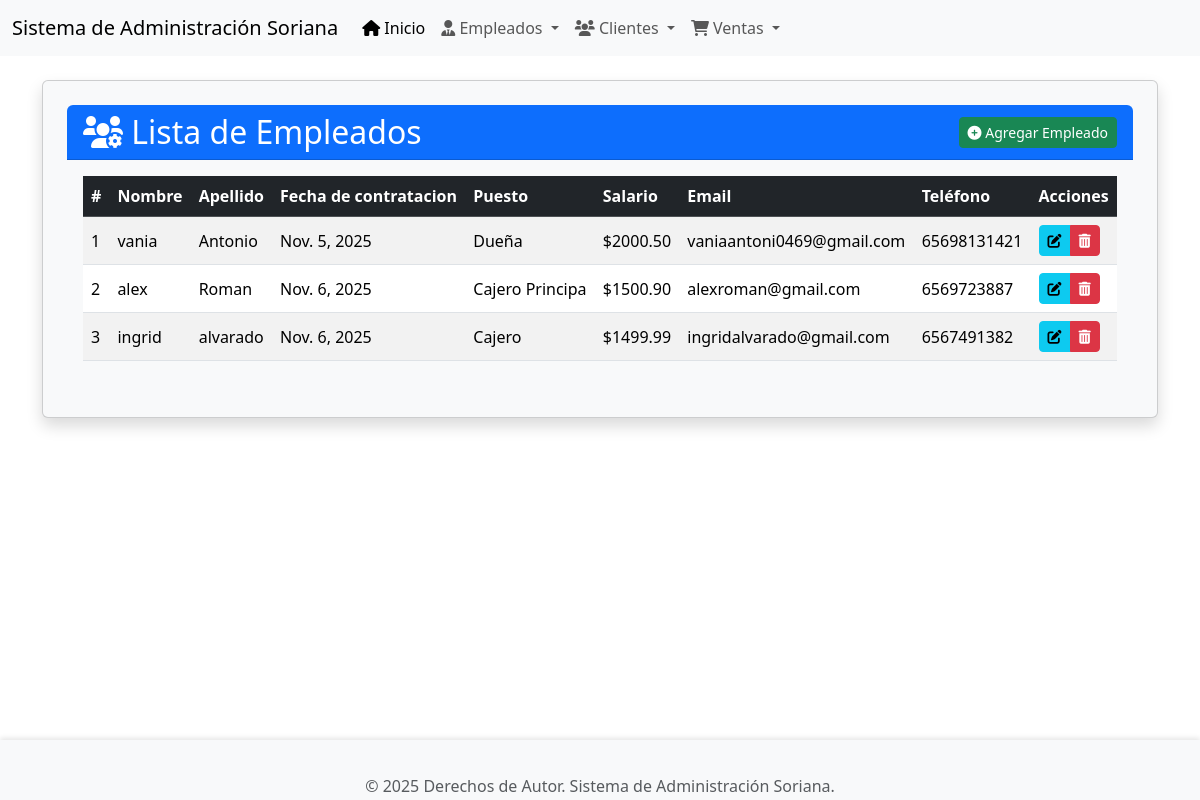
/empleados/, run on the app's committed database.
### app_Soriana/models.py (models this page shows, shortened)
class Empleado(models.Model):
    nombre = models.CharField(max_length=100)
    apellido = models.CharField(max_length=100)
    fecha_contratacion = models.DateField()
    puesto = models.CharField(max_length=100)
    salario = models.DecimalField(max_digits=10, decimal_places=2)
    email = models.EmailField(unique=True)
    telefono = models.CharField(max_length=15, blank=True, null=True)

### app_Soriana/views.py (the view)
# urls.py: path('empleados/', views.ver_Empleados, name='ver_empleados'),
def ver_Empleados(request):
    empleados = Empleado.objects.all()
    return render(request, 'Empleados/ver_empleados.html', {'empleados': empleados})

### app_Soriana/templates/Empleados/ver_empleados.html (shortened to what this page needs)
{% extends 'base.html' %}
{% block content %}
<div class="card shadow p-4 mb-4 bg-light rounded">
    <div class="card-header bg-primary text-white text-center rounded-top d-flex justify-content-between align-items-center">
        <h2 class="mb-0"><i class="fas fa-users-cog"></i> Lista de Empleados</h2>
        <a href="{% url 'agregar_empleado' %}" class="btn btn-success btn-sm"><i class="fas fa-plus-circle"></i> Agregar Empleado</a>
    </div>
    <div class="card-body">
        {% if not empleados %}
            <div class="alert alert-info text-center" role="alert">
                No hay empleados registrados. ¡Empieza agregando uno!
            </div>
        {% else %}
            <div class="table-responsive">
                <table class="table table-striped table-hover align-middle">
                    <thead class="table-dark">
                        <tr>
                            <th>#</th>
                            <th>Nombre</th>
                            <th>Apellido</th>
                            <th>Fecha de contratacion</th>
                            <th>Puesto</th>
                            <th>Salario</th>
                            <th>Email</th>
                            <th>Teléfono</th>
                            <th>Acciones</th>
                        </tr>
                    </thead>
                    <tbody>
                        {% for empleado in empleados %}
                        <tr>
                            <td>{{ forloop.counter }}</td>
                            <td>{{ empleado.nombre }}</td>
                            <td>{{ empleado.apellido }}</td>
                            <td>{{ empleado.fecha_contratacion }}</td>
                            <td>{{ empleado.puesto }}</td>
                            <td>${{ empleado.salario|floatformat:2 }}</td>
                            <td>{{ empleado.email }}</td>
                            <td>{{ empleado.telefono|default_if_none:"N/A" }}</td>
                            <td>
                                <div class="btn-group" role="group" aria-label="Acciones de Empleado">
                                    <a href="{% url 'actualizar_empleado' empleado.pk %}" class="btn btn-info btn-sm" title="Editar"><i class="fas fa-edit"></i></a>
                                    <a href="{% url 'borrar_empleado' empleado.pk %}" class="btn btn-danger btn-sm" title="Eliminar"><i class="fas fa-trash-alt"></i></a>
                                </div>
                            </td>
                        </tr>
                        {% endfor %}
                    </tbody>
                </table>
            </div>
        {% endif %}
    </div>
</div>
{% endblock %}

### app_Soriana/templates/base.html (shortened to what this page needs)
<!DOCTYPE html>
<html lang="es">
<head>
    <link href="https://cdn.jsdelivr.net/npm/bootstrap@5.3.3/dist/css/bootstrap.min.css" rel="stylesheet">
    <link rel="stylesheet" href="https://cdnjs.cloudflare.com/ajax/libs/font-awesome/6.0.0-beta3/css/all.min.css">
</head>
<body>
    {% include 'navbar.html' %}
    <div class="container mt-4 content">
        {% block content %}{% endblock %}
    </div>
    {% include 'footer.html' %}
</body>
</html>

### app_Soriana/templates/navbar.html (shortened to what this page needs)
<nav class="navbar navbar-expand-lg navbar-light bg-light">
    <div class="container-fluid">
        <a class="navbar-brand" href="{% url 'inicio_soriana' %}">Sistema de Administración Soriana</a>
        <div class="collapse navbar-collapse" id="navbarNavDropdown">
            <ul class="navbar-nav">
                <li class="nav-item">
                    <a class="nav-link active" aria-current="page" href="{% url 'inicio_soriana' %}"><i class="fas fa-home"></i> Inicio</a>
                </li>
                <li class="nav-item dropdown">
                    <a class="nav-link dropdown-toggle" href="#" id="navbarDropdownEmpleado" role="button" data-bs-toggle="dropdown" aria-expanded="false">
                        <i class="fas fa-user-tie"></i> Empleados
                    </a>
                </li>
                <li class="nav-item dropdown">
                    <a class="nav-link dropdown-toggle" href="#" id="navbarDropdownCliente" role="button" data-bs-toggle="dropdown" aria-expanded="false">
                        <i class="fas fa-users"></i> Clientes
                    </a>
                </li>
                <li class="nav-item dropdown">
                    <a class="nav-link dropdown-toggle" href="#" id="navbarDropdownVentas" role="button" data-bs-toggle="dropdown" aria-expanded="false">
                        <i class="fas fa-shopping-cart"></i> Ventas
                    </a>
                </li>
            </ul>
        </div>
    </div>
</nav>

### app_Soriana/templates/footer.html (shortened to what this page needs)
<footer class="footer bg-light py-3">
    <div class="container text-center">
        <span class="text-muted">© {% now "Y" %} Derechos de Autor. Sistema de Administración Soriana.</span><br>
    </div>
</footer>

### app_Soriana/templates/base.html (style rules this page uses)
body { display: flex; flex-direction: column; min-height: 100vh; }
.content { flex: 1; padding-bottom: 70px; }
.footer { position: fixed; bottom: 0; width: 100%; height: 60px; background-color: #f8f9fa; line-height: 60px; text-align: center; box-shadow: 0 -2px 5px rgba(0,0,0,0.1); }

### data on the page
Empleado: nombre "vania", apellido "Antonio", fecha_contratacion "Nov. 5, 2025", puesto "Dueña", salario "2000.50", email "vaniaantoni0469@gmail.com", telefono "65698131421"
Empleado: nombre "alex", apellido "Roman", fecha_contratacion "Nov. 6, 2025", puesto "Cajero Principa", salario "1500.90", email "alexroman@gmail.com", telefono "6569723887"
Empleado: nombre "ingrid", apellido "alvarado", fecha_contratacion "Nov. 6, 2025", puesto "Cajero", salario "1499.99", email "ingridalvarado@gmail.com", telefono "6567491382"
